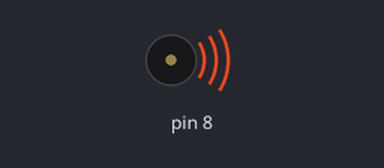
The sketch below on a simulated Arduino Uno, built with avr-gcc and run on an emulated ATmega328P. Parts: buzzer (waves = sounding).

Above: at 0.1 s.
At 3.8 s:
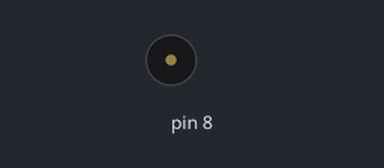
Timing chart, 0 to 5.3 s (numbered marks = the images above):
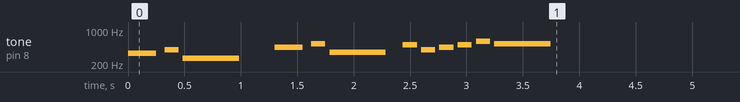

The sketch:

pikabotMelody2.ino
```cpp
#include "pitches.h"

int melody[] = {
  NOTE_E4, NOTE_G4, NOTE_C4, 0, NOTE_A4, NOTE_C5, NOTE_F4,
  NOTE_B4, NOTE_G4, NOTE_A4, NOTE_B4, NOTE_D5, NOTE_C5
};
int noteDurations[] = {
  4,8,2,8,4,8,2,8,8,8,8,8,2
};

void setup() {
  for (int thisNote = 0; thisNote < 13; thisNote++) {
    int noteDuration = 1000 / noteDurations[thisNote];
    tone(8, melody[thisNote], noteDuration);

    int pauseBetweenNotes = noteDuration * 1.30;
    delay(pauseBetweenNotes);
    noTone(8);
  }
}

void loop() {
}
```
